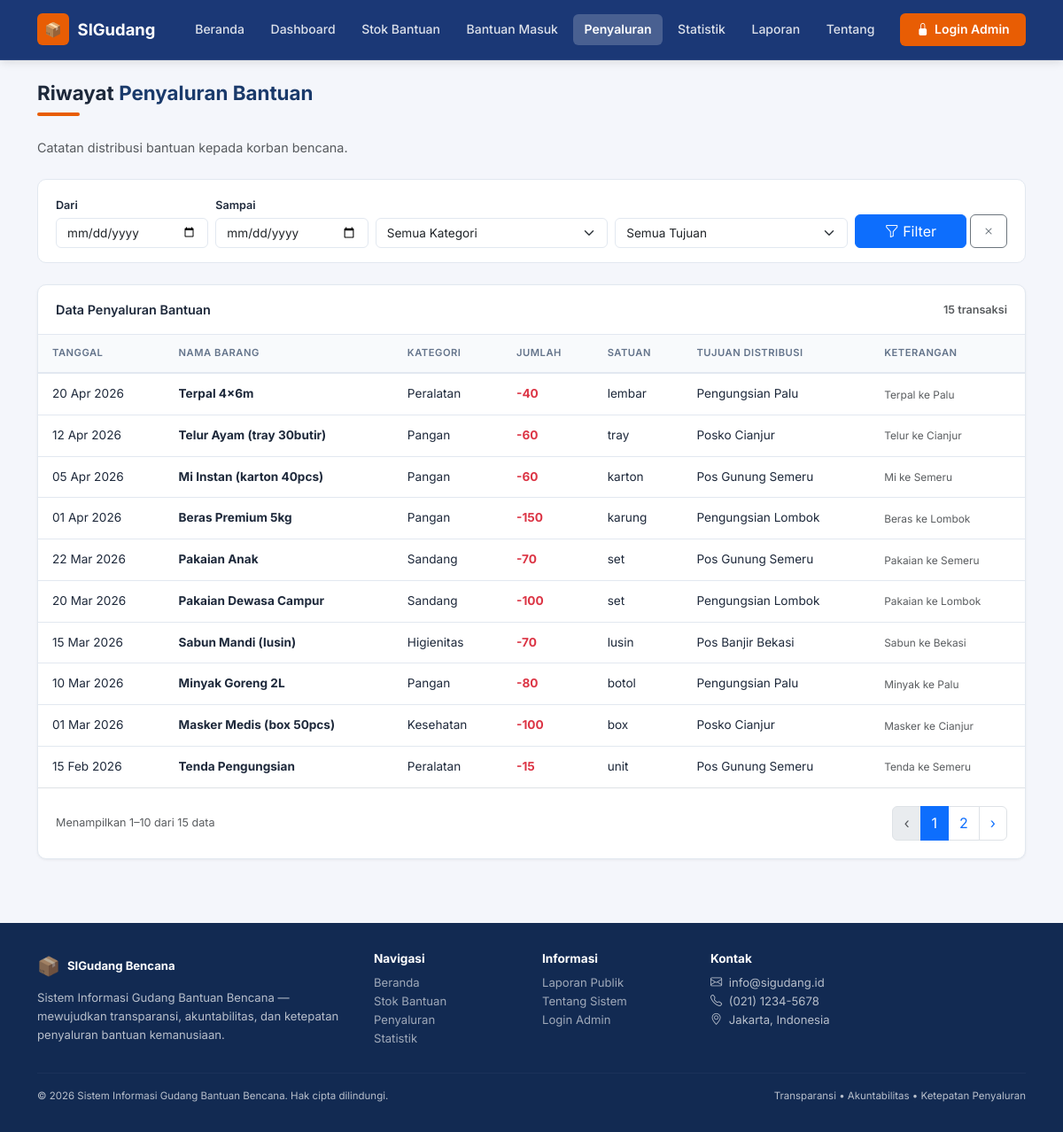
The page /public/penyaluran.php on the database its author committed.
### tables this page shows
CREATE TABLE `stock_movements` (
  `id`                     INT UNSIGNED  NOT NULL AUTO_INCREMENT,
  `product_id`             INT UNSIGNED  NOT NULL,
  `user_id`                INT UNSIGNED  NOT NULL,
  `supplier_id`            INT UNSIGNED           DEFAULT NULL,
  `distribution_target_id` INT UNSIGNED           DEFAULT NULL,
  `type`                   ENUM('IN','OUT')    NOT NULL,
  `quantity`               INT           NOT NULL,
  `date`                   DATE          NOT NULL,
  `reference`              VARCHAR(100)           DEFAULT NULL,
  `notes`                  TEXT                   DEFAULT NULL,
  `is_public`              TINYINT(1)    NOT NULL DEFAULT 1,
  `created_at`             DATETIME      NOT NULL DEFAULT CURRENT_TIMESTAMP,
  PRIMARY KEY (`id`),
  KEY `fk_sm_product`  (`product_id`),
  KEY `fk_sm_user`     (`user_id`),
  KEY `fk_sm_supplier` (`supplier_id`),
  KEY `fk_sm_dist`     (`distribution_target_id`),
  KEY `idx_sm_date`    (`date`),
  KEY `idx_sm_type`    (`type`),
  CONSTRAINT `fk_sm_product`   FOREIGN KEY (`product_id`)
    REFERENCES `products` (`id`) ON UPDATE CASCADE ON DELETE RESTRICT,
  CONSTRAINT `fk_sm_user`      FOREIGN KEY (`user_id`)
    REFERENCES `users`    (`id`) ON UPDATE CASCADE ON DELETE RESTRICT,
  CONSTRAINT `fk_sm_supplier`  FOREIGN KEY (`supplier_id`)
    REFERENCES `suppliers` (`id`) ON UPDATE CASCADE ON DELETE SET NULL,
  CONSTRAINT `fk_sm_dist`      FOREIGN KEY (`distribution_target_id`)
    REFERENCES `distribution_targets` (`id`) ON UPDATE CASCADE ON DELETE SET NULL
);

CREATE TABLE `products` (
  `id`            INT UNSIGNED NOT NULL AUTO_INCREMENT,
  `category_id`   INT UNSIGNED NOT NULL,
  `sku`           VARCHAR(50)  NOT NULL,
  `name`          VARCHAR(200) NOT NULL,
  `unit`          VARCHAR(30)  NOT NULL DEFAULT 'pcs',
  `price`         DECIMAL(15,2) NOT NULL DEFAULT 0.00,
  `stock`         INT          NOT NULL DEFAULT 0,
  `minimum_stock` INT          NOT NULL DEFAULT 0,
  `description`   TEXT                  DEFAULT NULL,
  `is_public`     TINYINT(1)   NOT NULL DEFAULT 1,
  `created_at`    DATETIME     NOT NULL DEFAULT CURRENT_TIMESTAMP,
  PRIMARY KEY (`id`),
  UNIQUE KEY `uq_sku` (`sku`),
  KEY `fk_prod_cat` (`category_id`),
  CONSTRAINT `fk_prod_cat` FOREIGN KEY (`category_id`)
    REFERENCES `categories` (`id`) ON UPDATE CASCADE ON DELETE RESTRICT
);

CREATE TABLE `categories` (
  `id`          INT UNSIGNED NOT NULL AUTO_INCREMENT,
  `name`        VARCHAR(100) NOT NULL,
  `description` TEXT                  DEFAULT NULL,
  `created_at`  DATETIME     NOT NULL DEFAULT CURRENT_TIMESTAMP,
  PRIMARY KEY (`id`),
  UNIQUE KEY `uq_cat_name` (`name`)
);

CREATE TABLE `distribution_targets` (
  `id`          INT UNSIGNED NOT NULL AUTO_INCREMENT,
  `name`        VARCHAR(200) NOT NULL,
  `location`    VARCHAR(200)          DEFAULT NULL,
  `description` TEXT                  DEFAULT NULL,
  `created_at`  DATETIME     NOT NULL DEFAULT CURRENT_TIMESTAMP,
  PRIMARY KEY (`id`)
);

### public/penyaluran.php (the view, shortened to what this page needs)
<?php
require_once dirname(__DIR__) . '/helpers/functions.php';
$db = getDB();
$dateFrom = sanitizeString($_GET['from']     ?? '', 20);
$dateTo   = sanitizeString($_GET['to']       ?? '', 20);
$catId    = sanitizeInt($_GET['cat']         ?? 0);
$distId   = sanitizeInt($_GET['tujuan']      ?? 0);
$page     = max(1, sanitizeInt($_GET['page'] ?? 1));
$perPage  = ITEMS_PER_PAGE;
$offset   = ($page - 1) * $perPage;
$params   = ['from'=>$dateFrom,'to'=>$dateTo,'cat'=>$catId,'tujuan'=>$distId];
$where = "sm.type='OUT' AND sm.is_public=1 AND p.is_public=1";
$bind  = [];
$countStmt = $db->prepare("SELECT COUNT(*) FROM stock_movements sm JOIN products p ON sm.product_id=p.id WHERE $where");
$countStmt->execute($bind);
$total = (int)$countStmt->fetchColumn();
$totalPages = (int)ceil($total / $perPage);
$stmt = $db->prepare("
  SELECT sm.date, sm.quantity, sm.reference, sm.notes,
         p.name AS produk, p.unit, c.name AS kategori,
         dt.name AS tujuan
  FROM stock_movements sm
  JOIN products p ON sm.product_id=p.id
  JOIN categories c ON p.category_id=c.id
  LEFT JOIN distribution_targets dt ON sm.distribution_target_id=dt.id
  WHERE $where
  ORDER BY sm.date DESC, sm.id DESC
  LIMIT $perPage OFFSET $offset
");
$stmt->execute($bind);
$rows = $stmt->fetchAll();
include dirname(__DIR__) . '/views/partials/header_public.php';
?>
<div class="container py-4">
  <div class="mb-4">
    <h1 class="section-heading">Riwayat <span>Penyaluran Bantuan</span></h1>
    <div class="section-divider"></div>
    <p class="text-muted">Catatan distribusi bantuan kepada korban bencana.</p>
  </div>
  <form method="GET" class="filter-bar mb-4">
    <div class="row g-2 align-items-end">
      <div class="col-md-2"><label class="form-label small fw-semibold mb-1">Dari</label>
        <input type="date" name="from" class="form-control" value="<?= e($dateFrom) ?>"></div>
      <div class="col-md-2"><label class="form-label small fw-semibold mb-1">Sampai</label>
        <input type="date" name="to" class="form-control" value="<?= e($dateTo) ?>"></div>
      <div class="col-md-3">
        <select name="cat" class="form-select">
          <option value="">Semua Kategori</option>
        </select>
      </div>
      <div class="col-md-3">
        <select name="tujuan" class="form-select">
          <option value="">Semua Tujuan</option>
        </select>
      </div>
      <div class="col-md-2 d-flex gap-1">
        <button type="submit" class="btn btn-primary flex-fill"><i class="bi bi-funnel"></i> Filter</button>
        <a href="?" class="btn btn-outline-secondary"><i class="bi bi-x"></i></a>
      </div>
    </div>
  </form>
  <div class="card-panel">
    <div class="card-panel-header">
      <span>Data Penyaluran Bantuan</span>
      <small class="text-muted"><?= $total ?> transaksi</small>
    </div>
    <div class="table-responsive">
      <table class="table-modern w-100">
        <thead><tr>
          <th>Tanggal</th><th>Nama Barang</th><th>Kategori</th><th>Jumlah</th><th>Satuan</th><th>Tujuan Distribusi</th><th>Keterangan</th>
        </tr></thead>
        <tbody>
          <?php if (empty($rows)): ?>
            <tr><td colspan="7" class="empty-state"><span class="empty-icon">📤</span>Tidak ada data</td></tr>
          <?php else: ?>
            <?php foreach ($rows as $r): ?>
              <tr>
                <td><?= e(formatDate($r['date'],'d M Y')) ?></td>
                <td><strong><?= e($r['produk']) ?></strong></td>
                <td><?= e($r['kategori']) ?></td>
                <td class="fw-bold text-danger">-<?= formatNumber($r['quantity']) ?></td>
                <td><?= e($r['unit']) ?></td>
                <td><?= e($r['tujuan'] ?: '-') ?></td>
                <td class="text-muted small"><?= e($r['notes'] ?: '-') ?></td>
              </tr>
            <?php endforeach; ?>
          <?php endif; ?>
        </tbody>
      </table>
    </div>
    <div class="card-panel-body d-flex justify-content-between align-items-center flex-wrap gap-2 border-top">
      <small class="text-muted">Menampilkan <?= min($total,$offset+1) ?>–<?= min($total,$offset+$perPage) ?> dari <?= $total ?> data</small>
      <?= paginationLinks($page, $totalPages, $params) ?>
    </div>
  </div>
</div>
<?php include dirname(__DIR__) . '/views/partials/footer_public.php'; ?>

### assets/css/style.css (style rules this page uses)
:root { --primary: #1a3a6b; --primary-dark: #122a52; --primary-light: #2456a4; --accent: #e85d04; --accent-light: #ff6b08; --success: #0fa86a; --danger: #dc3545; --warning: #ffc107; --info: #0dcaf0; --sidebar-bg: #1a3a6b; --sidebar-text: rgba(255,255,255,0.85); --sidebar-hover: rgba(255,255,255,0.12); --sidebar-active:#2456a4; --body-bg: #f4f6fb; --card-bg: #ffffff; --border-color: #e2e8f0; --text-primary: #1e293b; --text-secondary:#64748b; --text-muted: #94a3b8; --shadow-sm: 0 1px 3px rgba(0,0,0,0.06); --shadow-md: 0 4px 16px rgba(0,0,0,0.08); --shadow-lg: 0 8px 32px rgba(0,0,0,0.12); --radius-sm: 6px; --radius-md: 10px; --radius-lg: 16px; --transition: all 0.2s ease; }
*, *::before, *::after { box-sizing: border-box; }
body { font-family: 'Inter', sans-serif; background: var(--body-bg); color: var(--text-primary); font-size: 0.9rem; line-height: 1.6; margin: 0; }
a { text-decoration: none; transition: var(--transition); }
.card-panel { background: var(--card-bg); border-radius: var(--radius-md); box-shadow: var(--shadow-sm); border: 1px solid var(--border-color); }
.card-panel-header { padding: 1rem 1.25rem; border-bottom: 1px solid var(--border-color); display: flex; align-items: center; justify-content: space-between; font-weight: 600; font-size: 0.9rem; color: var(--text-primary); }
.card-panel-body { padding: 1.25rem; }
.table-modern { width: 100%; border-collapse: collapse; font-size: 0.85rem; }
.table-modern thead tr { background: #f8fafc; border-bottom: 2px solid var(--border-color); }
.table-modern th { padding: 0.75rem 1rem; font-weight: 600; color: var(--text-secondary); text-transform: uppercase; font-size: 0.7rem; letter-spacing: 0.5px; white-space: nowrap; }
.table-modern td { padding: 0.75rem 1rem; border-bottom: 1px solid var(--border-color); vertical-align: middle; }
.table-modern tbody tr:last-child td { border-bottom: none; }
.filter-bar { background: var(--card-bg); border: 1px solid var(--border-color); border-radius: var(--radius-md); padding: 1rem 1.25rem; margin-bottom: 1rem; }
.filter-bar .form-control, .filter-bar .form-select { font-size: 0.85rem; border-color: var(--border-color); border-radius: var(--radius-sm); }
.section-heading { font-size: 1.4rem; font-weight: 700; color: var(--text-primary); }
.section-heading span { color: var(--primary); }
.section-divider { width: 48px; height: 4px; background: var(--accent); border-radius: 2px; margin: 0.5rem 0 1.5rem; }
.table-responsive { overflow-x: auto; }

### rows shown on the page
stock_movements: date "20 Apr 2026", product.name "Terpal 4x6m", categories.name "Peralatan", quantity "40", product.unit "lembar", distribution_target.name "Pengungsian Palu", notes "Terpal ke Palu"
stock_movements: date "12 Apr 2026", product.name "Telur Ayam (tray 30butir)", categories.name "Pangan", quantity "60", product.unit "tray", distribution_target.name "Posko Cianjur", notes "Telur ke Cianjur"
stock_movements: date "05 Apr 2026", product.name "Mi Instan (karton 40pcs)", categories.name "Pangan", quantity "60", product.unit "karton", distribution_target.name "Pos Gunung Semeru", notes "Mi ke Semeru"
stock_movements: date "01 Apr 2026", product.name "Beras Premium 5kg", categories.name "Pangan", quantity "150", product.unit "karung", distribution_target.name "Pengungsian Lombok", notes "Beras ke Lombok"
stock_movements: date "22 Mar 2026", product.name "Pakaian Anak", categories.name "Sandang", quantity "70", product.unit "set", distribution_target.name "Pos Gunung Semeru", notes "Pakaian ke Semeru"
stock_movements: date "20 Mar 2026", product.name "Pakaian Dewasa Campur", categories.name "Sandang", quantity "100", product.unit "set", distribution_target.name "Pengungsian Lombok", notes "Pakaian ke Lombok"
stock_movements: date "15 Mar 2026", product.name "Sabun Mandi (lusin)", categories.name "Higienitas", quantity "70", product.unit "lusin", distribution_target.name "Pos Banjir Bekasi", notes "Sabun ke Bekasi"
stock_movements: date "10 Mar 2026", product.name "Minyak Goreng 2L", categories.name "Pangan", quantity "80", product.unit "botol", distribution_target.name "Pengungsian Palu", notes "Minyak ke Palu"
stock_movements: date "01 Mar 2026", product.name "Masker Medis (box 50pcs)", categories.name "Kesehatan", quantity "100", product.unit "box", distribution_target.name "Posko Cianjur", notes "Masker ke Cianjur"
stock_movements: date "15 Feb 2026", product.name "Tenda Pengungsian", categories.name "Peralatan", quantity "15", product.unit "unit", distribution_target.name "Pos Gunung Semeru", notes "Tenda ke Semeru"

### other values the page prints
APP_SHORT "SIGudang"
$total "15"
min($total,$offset+1) "1"
min($total,$offset+$perPage) "10"
APP_NAME "Sistem Informasi Gudang Bantuan Bencana"
